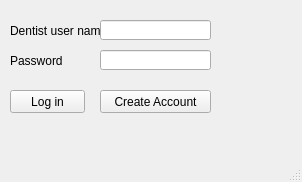
<?xml version="1.0" encoding="UTF-8"?>
<ui version="4.0">
 <class>logWin</class>
 <widget class="QMainWindow" name="logWin">
  <property name="geometry">
   <rect>
    <x>0</x>
    <y>0</y>
    <width>302</width>
    <height>182</height>
   </rect>
  </property>
  <property name="windowTitle">
   <string>Log in</string>
  </property>
  <property name="toolTip">
   <string/>
  </property>
  <property name="statusTip">
   <string/>
  </property>
  <widget class="QWidget" name="centralwidget">
   <widget class="QLineEdit" name="lineEdit">
    <property name="geometry">
     <rect>
      <x>100</x>
      <y>20</y>
      <width>111</width>
      <height>20</height>
     </rect>
    </property>
   </widget>
   <widget class="QLabel" name="label">
    <property name="geometry">
     <rect>
      <x>10</x>
      <y>20</y>
      <width>91</width>
      <height>21</height>
     </rect>
    </property>
    <property name="text">
     <string>Dentist user name</string>
    </property>
   </widget>
   <widget class="QLabel" name="label_2">
    <property name="geometry">
     <rect>
      <x>10</x>
      <y>50</y>
      <width>71</width>
      <height>21</height>
     </rect>
    </property>
    <property name="text">
     <string>Password</string>
    </property>
   </widget>
   <widget class="QLineEdit" name="lineEdit_2">
    <property name="geometry">
     <rect>
      <x>100</x>
      <y>50</y>
      <width>111</width>
      <height>20</height>
     </rect>
    </property>
   </widget>
   <widget class="QPushButton" name="loginBtn">
    <property name="geometry">
     <rect>
      <x>10</x>
      <y>90</y>
      <width>75</width>
      <height>23</height>
     </rect>
    </property>
    <property name="text">
     <string>Log in</string>
    </property>
   </widget>
   <widget class="QPushButton" name="createAc">
    <property name="geometry">
     <rect>
      <x>100</x>
      <y>90</y>
      <width>111</width>
      <height>23</height>
     </rect>
    </property>
    <property name="text">
     <string>Create Account</string>
    </property>
   </widget>
  </widget>
  <widget class="QMenuBar" name="menubar">
   <property name="geometry">
    <rect>
     <x>0</x>
     <y>0</y>
     <width>302</width>
     <height>21</height>
    </rect>
   </property>
  </widget>
  <widget class="QStatusBar" name="statusbar"/>
 </widget>
 <resources/>
 <connections/>
</ui>
